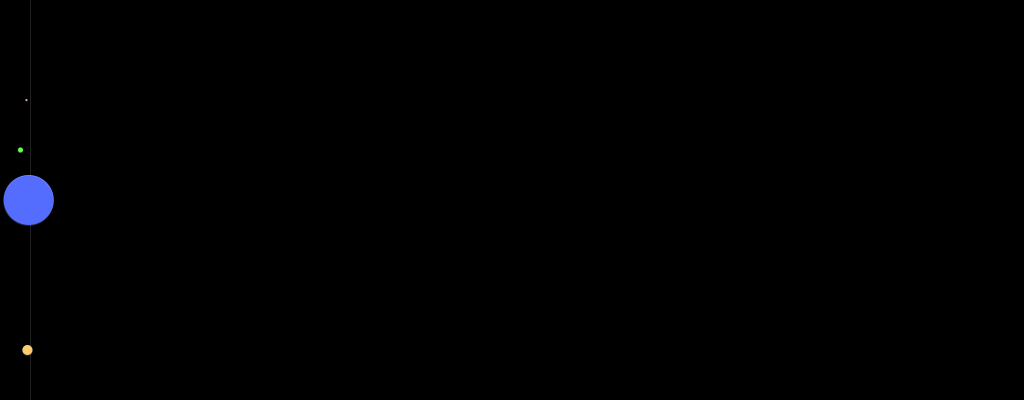
Frame 1 (no input)
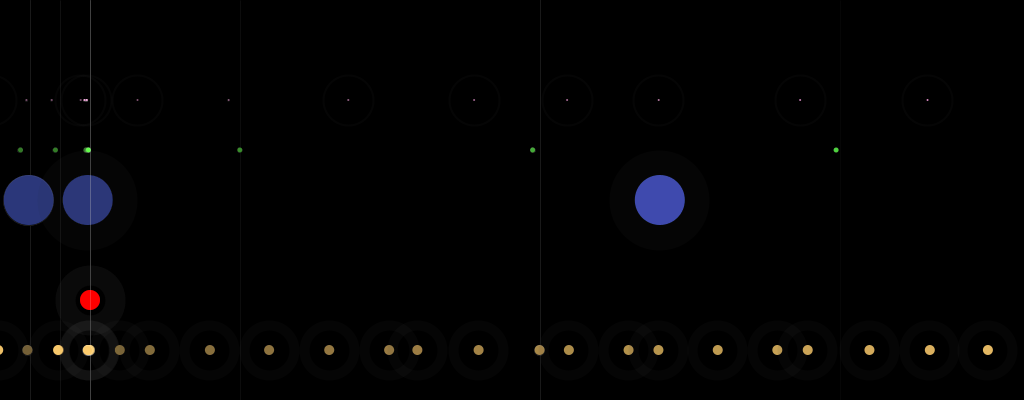
Frame 60 (the mouse pressed at the canvas centre just before this capture)
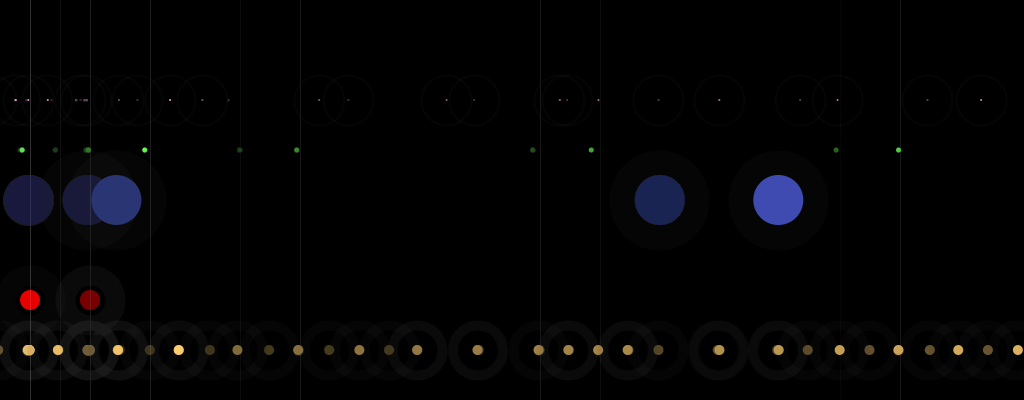
Frame 120 (the mouse held since frame 60 and released just before this capture)

The Processing sketch that drew these frames (run headless with seeded random() and noise(); from frame 60 on, the mouse is pressed at the canvas centre):

// Processing sketch: processing_20618
// ── processing_20618.pde

float x = 0.0;
int timeCushion = 250;
int oneSecondCushion = 1000;
int halfSecondCushion = 550;
int quarterSecondCushion = 200;
int tinySecondCushion = 68;
int superTinyCushion = 26;
float prevTime1 = 0.0;
float prevTime2 = 0.0;
float prevTime3 = 0.0;
float prevTime4 = 0.0;
float prevTime5 = 0.0;
float prevTime6 = 0.0;
int wipeCounter = 0;


void setup()
{
  smooth();
  size(1024, 400);
  background(0);
  frameRate(60);
}

void draw()
{

  
  int s = second();
  int m = minute();
  int h = hour();
  
  if (millis() - prevTime1 >= timeCushion)
  {
   
    fill(0,0,0,5);
    noStroke();
    quad(0,0, width,0, width,height, 0,height);
   // stroke(255,255,255,10);
    stroke(64,64,64,20);
    strokeWeight(50);
    
   // line(x,0, x, height);  // quarter second lines
    x += 30;
      if( x >= width) { x = 0; /*wipeCounter ++;*/ }
      //if (wipeCounter == 15) { background(0); wipeCounter = 0;}
   }
   
   if (millis() - prevTime6 >= quarterSecondCushion)
   {
      stroke(255,255,255,50);
      strokeWeight(random(1));
      line(x ,0 , x, height);
      prevTime6 = millis();
   }
   
   if (millis() - prevTime1 >= oneSecondCushion)
   {
      fill(255,0,0);
      ellipse(x, height/2 + 100, 20, 20);
      prevTime1 = millis();
   }
   
   if (millis() - prevTime2 >= halfSecondCushion)
   {
      fill(84,109,255);
      ellipse(x+random(+-5), height/2, 50, 50);
      prevTime2 = millis();
   }
   
   if (millis() - prevTime3 >= quarterSecondCushion)
   {
      fill(98,255,74);
      ellipse(x+random(+-10), height/2 - 50, 5, 5);
      prevTime3 = millis();
   }
   
    if (millis() - prevTime4 >= tinySecondCushion)
   {
      fill(245,157,218);
      ellipse(x+random(+-15), height/2 - 100, 2,2);
      prevTime4 = millis();
   }
   
    if (millis() - prevTime5 >= superTinyCushion)
   {
      fill(252,204, 109);
      ellipse(x+random(+-3), height/2 + 150, 10,10);
      prevTime5 = millis();
   }
   
   
}
    
  
